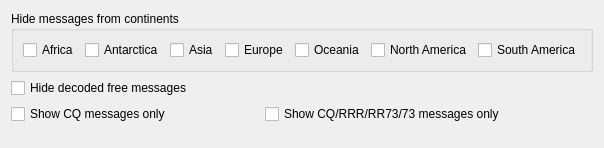
     <widget class="QWidget" name="filters_tab">
      <attribute name="title">
       <string>Filters</string>
      </attribute>
      <layout class="QGridLayout" name="gridLayout_26">
       <item row="0" column="0">
        <layout class="QVBoxLayout" name="verticalLayout_12">
         <item>
          <widget class="QGroupBox" name="continent_groupBox">
           <property name="toolTip">
            <string>&lt;html&gt;&lt;head/&gt;&lt;body&gt;&lt;p&gt;'Show DXCC name/prefix' shall be activated in General tab of the settings to get this functionality working.&lt;/p&gt;&lt;/body&gt;&lt;/html&gt;</string>
           </property>
           <property name="title">
            <string>Hide messages from continents</string>
           </property>
           <layout class="QHBoxLayout" name="horizontalLayout_22">
            <item>
             <widget class="QCheckBox" name="Africa_check_box">
              <property name="text">
               <string>Africa</string>
              </property>
             </widget>
            </item>
            <item>
             <widget class="QCheckBox" name="Antarctica_check_box">
              <property name="text">
               <string>Antarctica</string>
              </property>
             </widget>
            </item>
            <item>
             <widget class="QCheckBox" name="Asia_check_box">
              <property name="text">
               <string>Asia</string>
              </property>
             </widget>
            </item>
            <item>
             <widget class="QCheckBox" name="Europe_check_box">
              <property name="text">
               <string>Europe</string>
              </property>
             </widget>
            </item>
            <item>
             <widget class="QCheckBox" name="Oceania_check_box">
              <property name="text">
               <string>Oceania</string>
              </property>
             </widget>
            </item>
            <item>
             <widget class="QCheckBox" name="NAmerica_check_box">
              <property name="text">
               <string>North America</string>
              </property>
             </widget>
            </item>
            <item>
             <widget class="QCheckBox" name="SAmerica_check_box">
              <property name="text">
               <string>South America</string>
              </property>
             </widget>
            </item>
           </layout>
          </widget>
         </item>
         <item>
          <widget class="QCheckBox" name="HideFree_check_box">
           <property name="toolTip">
            <string>&lt;html&gt;&lt;head/&gt;&lt;body&gt;&lt;p&gt;Hide decoded free messages located out of the RX frequency.&lt;/p&gt;&lt;/body&gt;&lt;/html&gt;</string>
           </property>
           <property name="text">
            <string>Hide decoded free messages</string>
           </property>
          </widget>
         </item>
         <item>
          <layout class="QHBoxLayout" name="horizontalLayout_24">
           <item>
            <widget class="QCheckBox" name="ShowCQ_check_box">
             <property name="toolTip">
              <string>&lt;html&gt;&lt;head/&gt;&lt;body&gt;&lt;p&gt;Filter will be applied out of the RX frequency.&lt;/p&gt;&lt;/body&gt;&lt;/html&gt;</string>
             </property>
             <property name="text">
              <string>Show CQ messages only</string>
             </property>
            </widget>
           </item>
           <item>
            <spacer name="horizontalSpacer_22">
             <property name="orientation">
              <enum>Qt::Horizontal</enum>
             </property>
             <property name="sizeHint" stdset="0">
              <size>
               <width>13</width>
               <height>13</height>
              </size>
             </property>
            </spacer>
           </item>
           <item>
            <widget class="QCheckBox" name="ShowCQ73_check_box">
             <property name="toolTip">
              <string>&lt;html&gt;&lt;head/&gt;&lt;body&gt;&lt;p&gt;Filter will be applied out of the RX frequency.&lt;/p&gt;&lt;/body&gt;&lt;/html&gt;</string>
             </property>
             <property name="text">
              <string>Show CQ/RRR/RR73/73 messages only</string>
             </property>
            </widget>
           </item>
           <item>
            <spacer name="horizontalSpacer_21">
             <property name="orientation">
              <enum>Qt::Horizontal</enum>
             </property>
             <property name="sizeHint" stdset="0">
              <size>
               <width>13</width>
               <height>13</height>
              </size>
             </property>
            </spacer>
           </item>
          </layout>
         </item>
         <item>
          <spacer name="verticalSpacer_21">
           <property name="orientation">
            <enum>Qt::Vertical</enum>
           </property>
           <property name="sizeHint" stdset="0">
            <size>
             <width>20</width>
             <height>13</height>
            </size>
           </property>
          </spacer>
         </item>
        </layout>
       </item>
      </layout>
     </widget>
